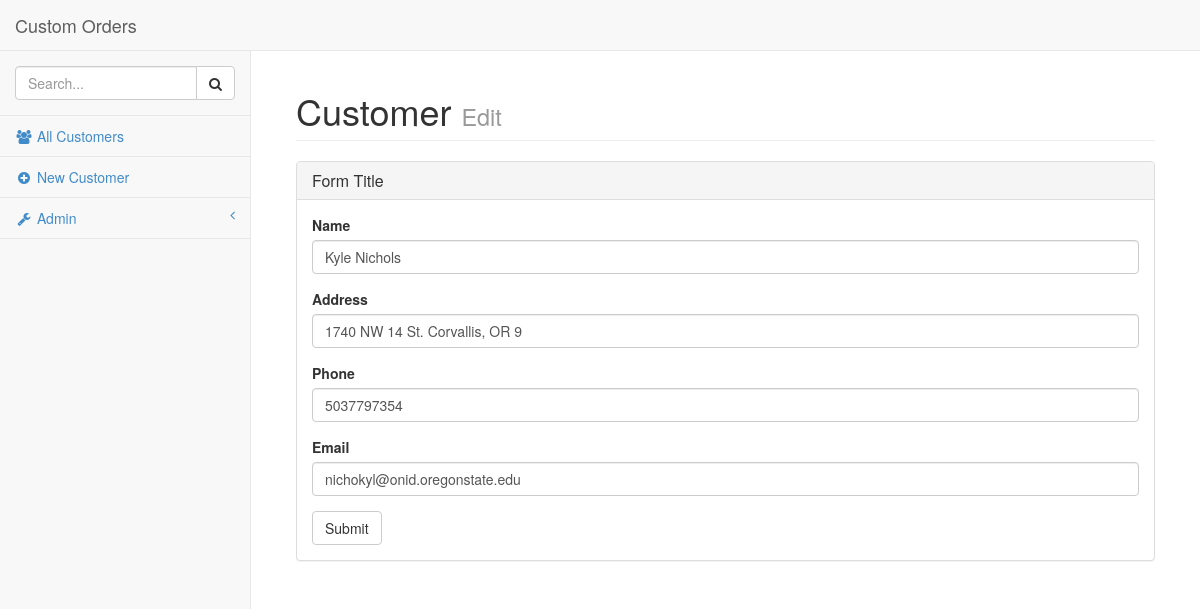
Page /editcustomer.php?CustomerID=1 on the committed database.
### tables this page shows
CREATE TABLE IF NOT EXISTS `Customer` (
  `CustomerID` mediumint(9) NOT NULL AUTO_INCREMENT,
  `Name` varchar(30) NOT NULL,
  `Address` varchar(30) NOT NULL,
  `Phone` varchar(10) NOT NULL,
  `Email` varchar(30) NOT NULL,
  PRIMARY KEY (`CustomerID`)
);

### inc/sql_queries.php (called while the page is built, shortened)
<?php
require_once("global.php");
function openconnection() {
	global $db_host;
	global $db_user;
	global $db_pass;
	global $db_data;
    $connection = new mysqli($db_host, $db_user, $db_pass, $db_data);
    return $connection;
}
function get_customer($customer_id)
{
	if ($con = openconnection())
	{
		if ($query = $con->prepare("SELECT * FROM Customer WHERE CustomerID = ?"))
		{
			$query->bind_param("i", $customer_id);
			$query->execute();
		}
		$response = $query->get_result();
		while($row = $response->fetch_assoc())
			$result[] = $row;
		if(isset($result))
			return $result[0];
		else
			return NULL;
	}
}
?>

### editcustomer.php (the view, shortened to what this page needs)
<?php
	include("inc/sql_queries.php");
    $post = $_SERVER['REQUEST_METHOD'] == "POST";
    $new = !(isset($_REQUEST['CustomerID']) && !empty($_REQUEST['CustomerID']));
	if(isset($_REQUEST['CustomerID']) && !empty($_REQUEST['CustomerID'])) {
        $CustomerID = $_REQUEST['CustomerID'];
    }
    else {
        $CustomerID = NULL;
    }
    if(!$new && !$post) {
        $query = get_customer($CustomerID);
        $data = $_REQUEST + $query;
    }
    else {
        $data = $_REQUEST;
    }
    function validate_submit() {
        $valid = False;
        return $valid;
    }
    function echo_data($formitem) {
        global $data;
        if(isset($data[$formitem]) && !empty($data[$formitem])) {
            echo $data[$formitem];
        }
    }
	include("templates/header.php");
    if(validate_submit()):
        update_database();
 ?>
<div class="panel panel-default">
    <div class="panel-heading">
        <h3 class="panel-title"><?php echo "Successfully " . ($new ? "Created" : "Updated") . "!" ; ?></h3>
    </div>
    <div class="panel-body">
        <p>Welcome, <?php echo_data("Name");?></p>
        <a href='viewcustomer.php?CustomerID=<?php echo $CustomerID; ?>' class="btn btn-default">View Customer</a>
    </div>
</div>
<?php
    else:
 ?>
<div class="panel panel-default">
    <div class="panel-heading">
        <h3 class="panel-title">Form Title</h3>
    </div>
    <div class="panel-body">
        <form method="POST">
          <div class="form-group">
            <label for="Name">Name</label>
            <input name="Name" type="text" class="form-control"placeholder="" value="<?php echo_data("Name");?>">
          </div>
          <div class="form-group">
            <label for="Address">Address</label>
            <input name="Address" type="text" class="form-control"placeholder="" value="<?php echo_data("Address");?>">
          </div>
          <div class="form-group">
            <label for="Phone">Phone</label>
            <input name="Phone" type="tel" class="form-control"placeholder="" value="<?php echo_data("Phone");?>">
          </div>
          <div class="form-group">
            <label for="Email">Email</label>
            <input name="Email" type="email" class="form-control"placeholder="" value="<?php echo_data("Email");?>">
          </div>
          <button type="submit" class="btn btn-default">Submit</button>
        </form>
    </div>
</div>
<?php
    endif;
	include("templates/footer.php");
?>

### css/sb-admin-2.css (style rules this page uses)
body { background-color: #f8f8f8; }

### rows in the picture
customer: Name "Kyle Nichols", Address "1740 NW 14 St. Corvallis, OR 9", Phone "5037797354", Email "nichokyl@onid.oregonstate.edu"

### other values in the picture
$website_name "Custom Orders"
$page_title "Customer"
$page_subtitle "Edit"
